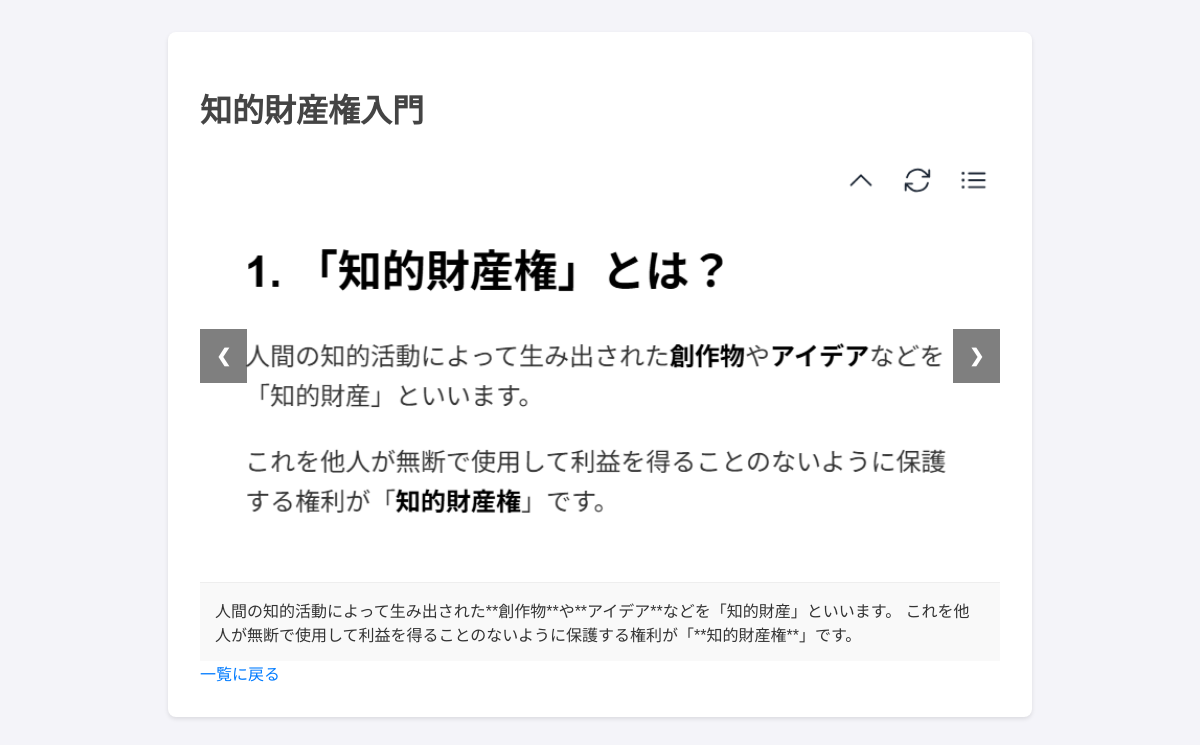
/course/1 (signed in), run on the app's committed database.
### app.py (models this page shows)
class Course(db.Model):
    id = db.Column(db.Integer, primary_key=True)
    title = db.Column(db.String(120), nullable=False)

class Slide(db.Model):
    id = db.Column(db.Integer, primary_key=True)
    course_id = db.Column(db.Integer, db.ForeignKey('course.id'), nullable=False)
    image_filename = db.Column(db.String(120), nullable=False)
    description = db.Column(db.Text, nullable=False)
    order = db.Column(db.Integer, nullable=False)

### app.py (the view)
@app.route('/course/<int:course_id>')
def course(course_id):
    if 'user_id' not in session:
        return redirect(url_for('login'))
    slides = Slide.query.filter_by(course_id=course_id).order_by(Slide.order).all()
    course = Course.query.get(course_id)
    return render_template('course.html', slides=slides, course_title=course.title)

### templates/course.html (shortened to what this page needs)
<!DOCTYPE html>
<html lang="ja">
<head>
    <link rel="stylesheet" href="{{ url_for('static', filename='css/style.css') }}">
</head>
<body>
    <div class="container">
        <h1>{{ course_title }}</h1>
        <div class="slideshow-container">
            {% for slide in slides %}
            <div class="slide">
                <img src="{{ url_for('static', filename='../static/uploads/' + slide.image_filename) }}" style="width:100%">
                <div class="text">{{ slide.description }}</div>
            </div>
            {% endfor %}
            <a class="prev" id="prevBtn">&#10094;</a>
            <a class="next" id="nextBtn">&#10095;</a>
        </div>
        <a href="/dashboard">一覧に戻る</a>
    </div>
</body>
</html>

### static/css/style.css (style rules this page uses)
body { font-family: sans-serif; background-color: #f4f4f9; color: #333; }
.container { max-width: 800px; margin: 2rem auto; padding: 2rem; background: #fff; border-radius: 8px; box-shadow: 0 2px 4px rgba(0,0,0,0.1); }
h1 { color: #444; }
a { color: #007bff; text-decoration: none; }
.slideshow-container { position: relative; }
.slide { display: none; }
.slide img { max-width: 100%; border-radius: 4px; }
.text { padding: 15px; background-color: #f9f9f9; border-top: 1px solid #eee; margin-top: 10px; }
.prev, .next { cursor: pointer; position: absolute; top: 40%; transform: translateY(-50%); padding: 16px; color: white; background-color: rgba(0,0,0,0.5); font-weight: bold; font-size: 18px; }
.next { right: 0; }

### data on the page
Course: title "知的財産権入門"
Slide: image_filename (picture), description "人間の知的活動によって生み出された**創作物**や**アイデア**などを「知的財産」といいます。 これを他人が無断で使用して利益を得ることのないように保護する権利が「**知的財産権**」です。"
